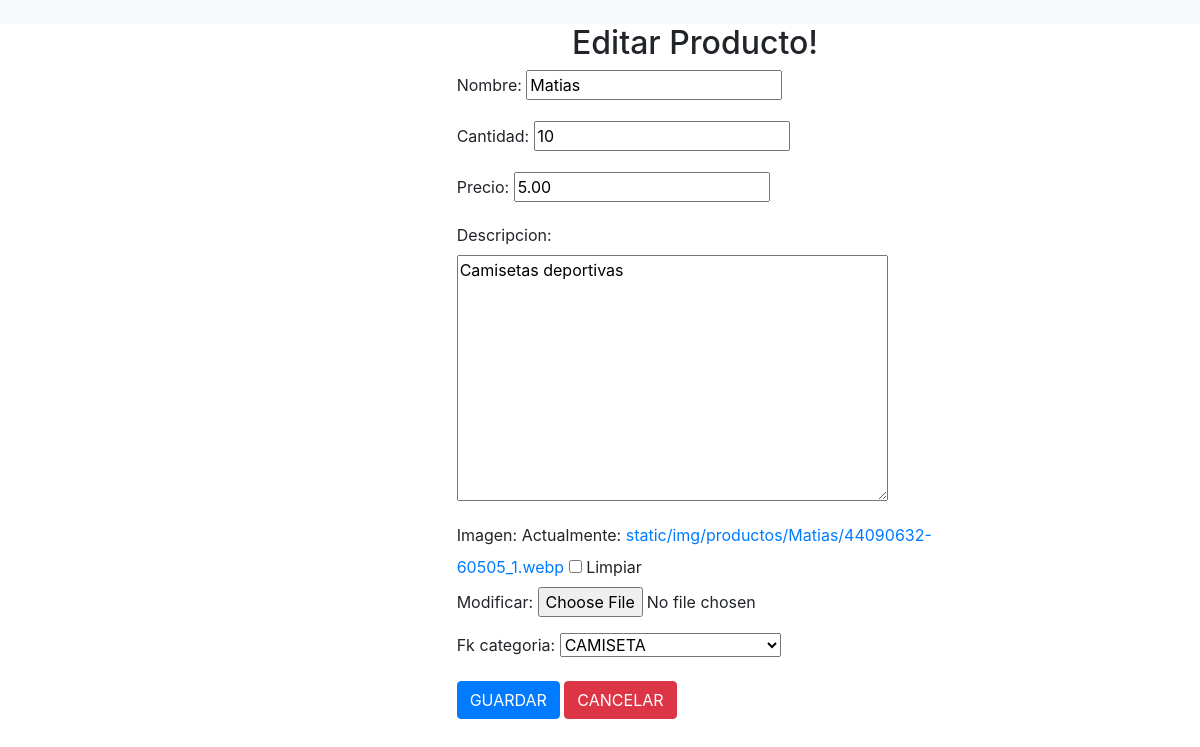
The page /editar/4/ on the database its author committed.
### app_productos/models.py (models this page shows, shortened)
class Producto(models.Model):
    nombre = models.CharField(max_length=40)
    cantidad = models.IntegerField()
    precio = models.DecimalField(decimal_places=2, max_digits=4)
    descripcion = models.TextField()
    imagen = models.ImageField(upload_to=url_producto, blank=True)
    fk_categoria = models.ForeignKey(Categoria,on_delete=models.CASCADE, default="")
    def imagen_producto(self):
        return mark_safe('<a href="/%s" target="_blank" > <img src="/%s" hight="50px" width="50px" ></a>'%(self.imagen,self.imagen))
    imagen_producto.allow_tags = True

class Categoria(models.Model):
    nombre = models.CharField(max_length=40)
    descripcion = models.TextField()
    def __str__(self):
        return self.nombre

### app_productos/views.py (the view)
# urls.py: path('editar/<id>/', editar_view, name='vista_editar'),
def editar_view(request, id):
    p = Producto.objects.get(id=id)
    if request.method == 'POST':
        form = ProductoForm(request.POST, request.FILES, instance=p)
        if form.is_valid():
            form.save()
            return HttpResponseRedirect('/inicio/')
        else:
            form = ProductoForm(intance=p)
    else:
        form = ProductoForm(instance=p)
    return render(request, 'editar.html', {'p':p,'form':form})

### app_productos/forms.py
class ProductoForm(forms.ModelForm):
    class Meta:
        model = Producto
        fields = '__all__'

### app_productos/templates/editar.html (shortened to what this page needs)
{% extends "base.html" %}
{% block content %}
<h2 align="center">Editar Producto!</h2>
<div class="row">
    <div class="col-2"></div>
    <div class="col-8">
        <form method="POST" enctype="multipart/form-data">
            {{ form.as_p }}
            <button type="submit" class="btn btn-primary">GUARDAR</button>
            <a class="btn btn-danger" href="/inicio/">CANCELAR</a>
        </form>
    </div>
    <div class="col-2"></div>
</div>
{% endblock %}

### rows shown on the page
Producto: nombre "Matias", cantidad "10", precio "5.00", descripcion "Camisetas deportivas", fk_categoria "CAMISETA"
